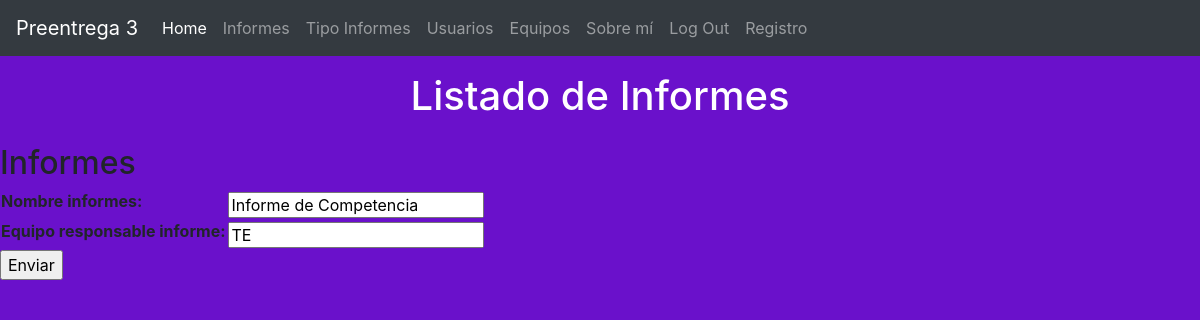
The page /update_informes/1/ (signed in) on the database its author committed.
### aplicacion/models.py (models this page shows)
class Informes(models.Model):
    nombre_informes = models.CharField(max_length = 50)
    equipo_responsable_informe = models.CharField(max_length = 15, default= 'usuario')

### aplicacion/views.py (the view)
# urls.py: path('update_informes/<int:pk>/', InformesUpdate.as_view(), name='update_informes'),
class InformesUpdate(LoginRequiredMixin, UpdateView):
    model = Informes
    fields = ['nombre_informes', 'equipo_responsable_informe']
    success_url = reverse_lazy('informes')

### aplicacion/templates/aplicacion/informes_form.html (shortened to what this page needs)
{% extends 'aplicacion/base.html' %}
{% load static %}
{% block titulo %}
    <h1 class="text-center p-3 mb-2 bg-gradient-primary text-white">Listado de Informes</h1>
{% endblock titulo %}
{% block contenido %}
    <h2>Informes</h2>
    <form action="" method="POST">
        <table>
            {{ form.as_table }}
        </table>
        <input type="submit" value="Enviar">
    </form>
{% endblock contenido %}

### rows shown on the page
Informes: nombre_informes "Informe de Competencia", equipo_responsable_informe "TE"
